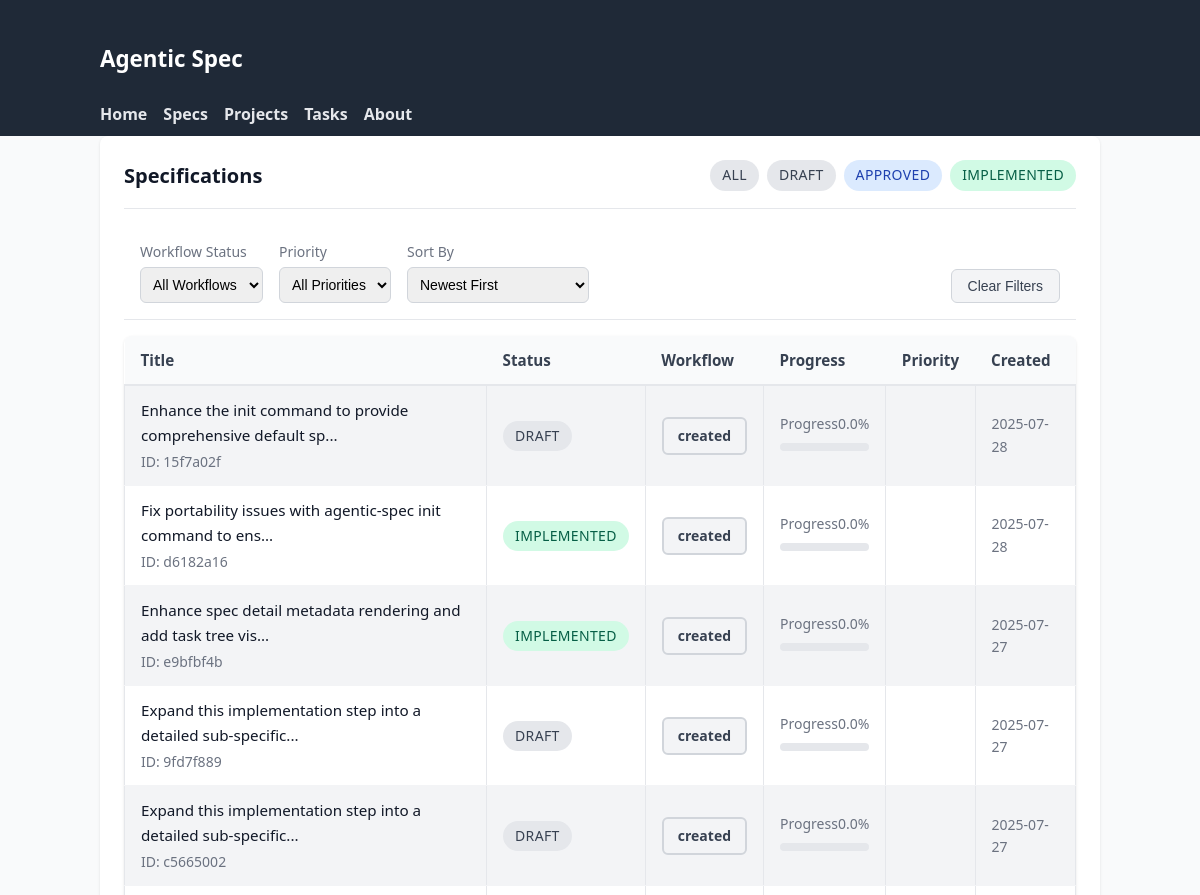
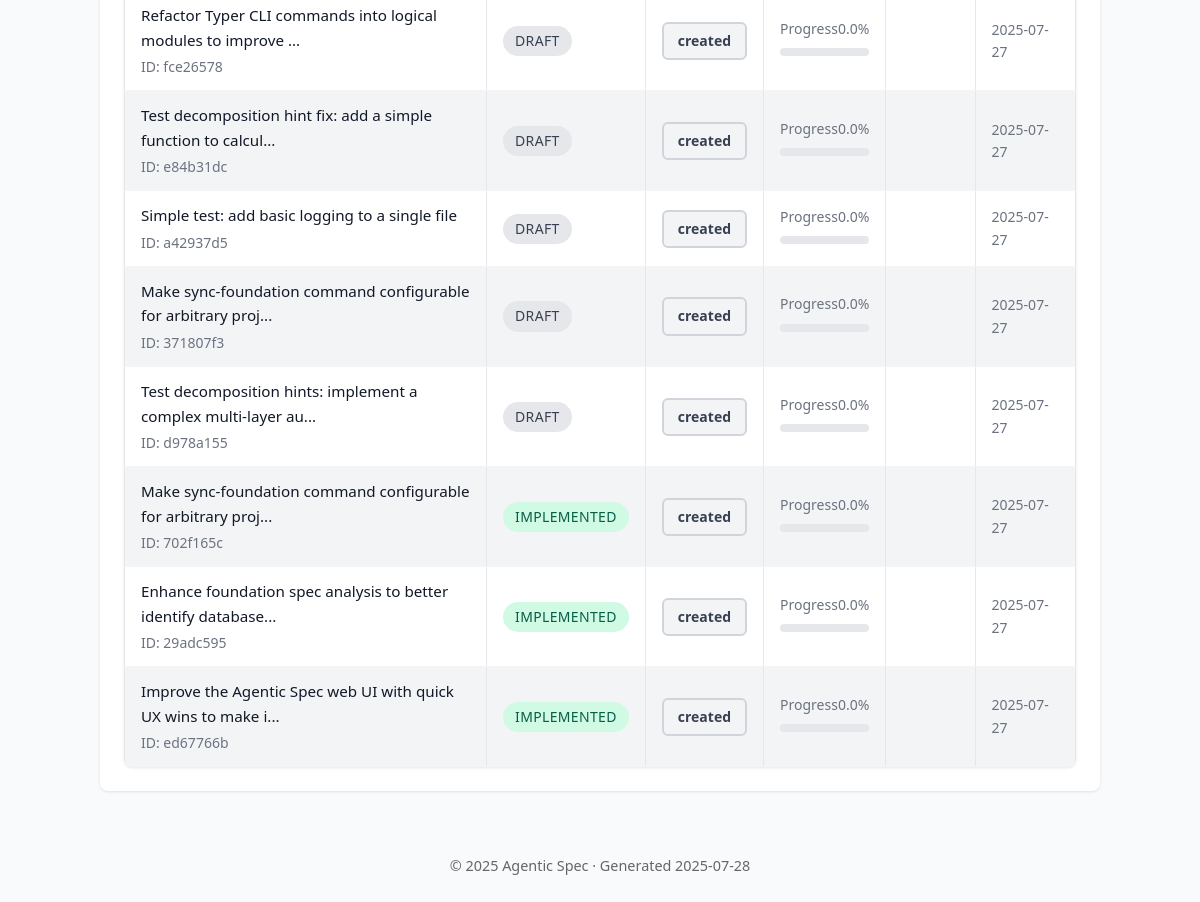
/specs, run on an earlier commit of the app's database (2 pictures, top to bottom).
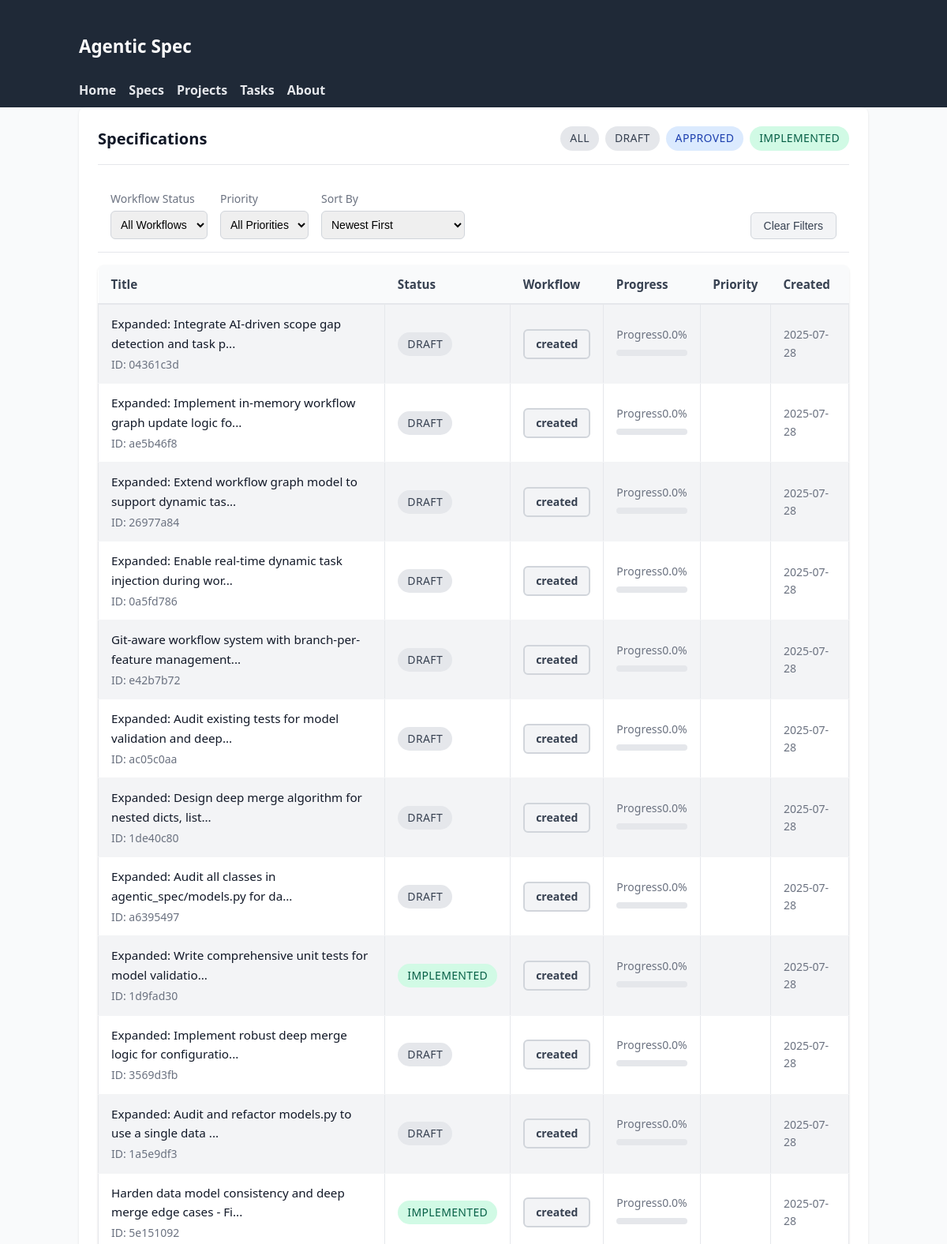
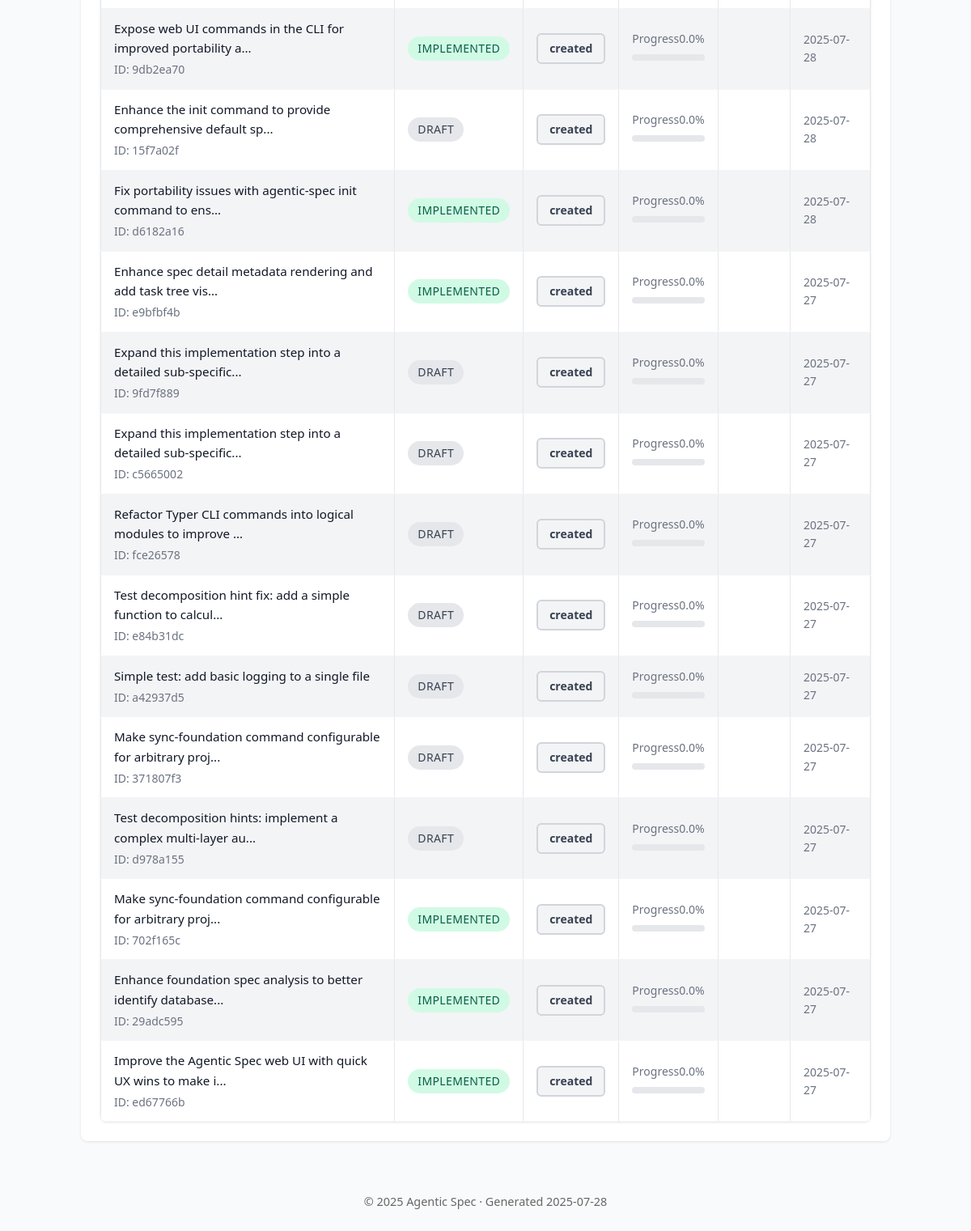
And on a later commit of the database (2 pictures, top to bottom).
### tables this page shows
CREATE TABLE specifications (
                id TEXT PRIMARY KEY,
                title TEXT NOT NULL,
                inherits TEXT DEFAULT '[]',
                created TIMESTAMP NOT NULL,
                updated TIMESTAMP NOT NULL,
                version TEXT NOT NULL,
                status TEXT NOT NULL,
                parent_spec_id TEXT,
                child_spec_ids TEXT DEFAULT '[]',
                context TEXT NOT NULL,
                requirements TEXT NOT NULL,
                review_notes TEXT DEFAULT '[]',
                context_parameters TEXT,
                -- Enhanced tracking fields
                workflow_status TEXT DEFAULT 'created',
                is_completed BOOLEAN DEFAULT FALSE,
                completed_at TIMESTAMP,
                last_accessed TIMESTAMP,
                completion_percentage REAL DEFAULT 0.0,
                priority INTEGER DEFAULT 5,
                -- Lifecycle timestamps
                reviewed_at TIMESTAMP,
                approved_at TIMESTAMP,
                implemented_at TIMESTAMP,
                -- Metadata tracking
                created_by TEXT DEFAULT 'system',
                last_updated_by TEXT DEFAULT 'system',
                tags TEXT DEFAULT '[]'
            );

### agentic_spec/web_ui.py (the view)
@app.get("/specs", response_class=HTMLResponse)
async def list_specifications(request: Request, status: str | None = None):
    async with await get_db_manager() as manager:
        if status:
            specs = await manager.backend.list_specifications()
            specs = [s for s in specs if s.status.value == status]
        else:
            specs = await manager.backend.list_specifications()
        ctx = base_context(request, title="Specifications")
        ctx.update({"specs": specs, "current_status": status})
        return templates.TemplateResponse("specs_list.html", ctx)

### agentic_spec/web_templates/specs_list.html (shortened to what this page needs)
{% extends 'base.html' %}
{% block content %}
<div class="card">
  <div class="card-header">
    <h2 class="card-title">Specifications{% if current_status %} – {{ current_status }}{% endif %}</h2>
    <div style="display: flex; gap: 0.5rem;">
      <a href="/specs" class="status-badge {% if not current_status %}draft{% endif %}" style="text-decoration: none;">All</a>
      <a href="/specs?status=draft" class="status-badge draft" style="text-decoration: none;">Draft</a>
      <a href="/specs?status=approved" class="status-badge approved" style="text-decoration: none;">Approved</a>
      <a href="/specs?status=implemented" class="status-badge implemented" style="text-decoration: none;">Implemented</a>
    </div>
  </div>
  <div style="display: flex; gap: 1rem; padding: 1rem; border-bottom: 1px solid #e5e7eb; flex-wrap: wrap;">
    <div>
      <label for="workflow-filter" style="display: block; font-size: 0.875rem; color: #6b7280; margin-bottom: 0.25rem;">Workflow Status</label>
      <select id="workflow-filter" style="padding: 0.5rem; border: 1px solid #d1d5db; border-radius: 0.375rem; font-size: 0.875rem;">
        <option value="">All Workflows</option>
      </select>
    </div>
    <div>
      <label for="priority-filter" style="display: block; font-size: 0.875rem; color: #6b7280; margin-bottom: 0.25rem;">Priority</label>
      <select id="priority-filter" style="padding: 0.5rem; border: 1px solid #d1d5db; border-radius: 0.375rem; font-size: 0.875rem;">
        <option value="">All Priorities</option>
      </select>
    </div>
    <div>
      <label for="sort-by" style="display: block; font-size: 0.875rem; color: #6b7280; margin-bottom: 0.25rem;">Sort By</label>
      <select id="sort-by" style="padding: 0.5rem; border: 1px solid #d1d5db; border-radius: 0.375rem; font-size: 0.875rem;">
        <option value="created-desc">Newest First</option>
      </select>
    </div>
    <div style="margin-left: auto; display: flex; align-items: flex-end;">
      <button id="clear-filters" style="padding: 0.5rem 1rem; background: #f3f4f6; color: #374151; border: 1px solid #d1d5db; border-radius: 0.375rem; font-size: 0.875rem; cursor: pointer;">Clear Filters</button>
    </div>
  </div>
  {% if specs %}
  <table>
    <thead>
      <tr>
        <th>Title</th>
        <th>Status</th>
        <th>Workflow</th>
        <th>Progress</th>
        <th>Priority</th>
        <th>Created</th>
      </tr>
    </thead>
    <tbody>
      {% for s in specs %}
      <tr>
        <td>
          <a href="/specs/{{ s.id }}">{{ s.title[:60] }}{% if s.title|length > 60 %}...{% endif %}</a>
          <div class="card-subtitle">ID: {{ s.id }}</div>
        </td>
        <td>
          <span class="status-badge {{ s.status.value }}">{{ s.status.value }}</span>
        </td>
        <td>
          <span class="workflow-badge {{ s.workflow_status.value }}">{{ s.workflow_status.value }}</span>
        </td>
        <td>
          <div class="progress-label">
            <span>Progress</span>
            <span>{{ s.completion_percentage }}%</span>
          </div>
          <div class="progress-bar">
          </div>
        </td>
        <td>
          {% if s.priority %}
          <span class="priority-indicator priority-{{ s.priority.value }}"></span>
          {% else %}
          <span style="color: #9ca3af;">-</span>
          {% endif %}
        </td>
        <td style="font-size: 0.875rem; color: #6b7280;">
          {{ s.created.strftime('%Y-%m-%d') }}
        </td>
      </tr>
      {% endfor %}
    </tbody>
  </table>
  {% else %}
  <p style="color: #6b7280; text-align: center; padding: 3rem 0;">
    No specifications found{% if current_status %} with status "{{ current_status }}"{% endif %}.
  </p>
  {% endif %}
</div>
{% endblock %}

What changed in the data, as far as the page shows it:
added specifications: title "Expanded: Integrate AI-driven scope gap detection and task p", id "04361c3d", status.value "DRAFT", workflow_status.value "created", completion_percentage "0.0", created "2025-07-28"
added specifications: title "Expanded: Implement in-memory workflow graph update logic fo", id "ae5b46f8", status.value "DRAFT", workflow_status.value "created", completion_percentage "0.0", created "2025-07-28"
added specifications: title "Expanded: Extend workflow graph model to support dynamic tas", id "26977a84", status.value "DRAFT", workflow_status.value "created", completion_percentage "0.0", created "2025-07-28"
added specifications: title "Expanded: Enable real-time dynamic task injection during wor", id "0a5fd786", status.value "DRAFT", workflow_status.value "created", completion_percentage "0.0", created "2025-07-28"
added specifications: title "Git-aware workflow system with branch-per-feature management", id "e42b7b72", status.value "DRAFT", workflow_status.value "created", completion_percentage "0.0", created "2025-07-28"
added specifications: title "Expanded: Audit existing tests for model validation and deep", id "ac05c0aa", status.value "DRAFT", workflow_status.value "created", completion_percentage "0.0", created "2025-07-28"
added specifications: title "Expanded: Design deep merge algorithm for nested dicts, list", id "1de40c80", status.value "DRAFT", workflow_status.value "created", completion_percentage "0.0", created "2025-07-28"
added specifications: title "Expanded: Audit all classes in agentic_spec/models.py for da", id "a6395497", status.value "DRAFT", workflow_status.value "created", completion_percentage "0.0", created "2025-07-28"
added specifications: title "Expanded: Write comprehensive unit tests for model validatio", id "1d9fad30", status.value "IMPLEMENTED", workflow_status.value "created", completion_percentage "0.0", created "2025-07-28"
added specifications: title "Expanded: Implement robust deep merge logic for configuratio", id "3569d3fb", status.value "DRAFT", workflow_status.value "created", completion_percentage "0.0", created "2025-07-28"
added specifications: title "Expanded: Audit and refactor models.py to use a single data", id "1a5e9df3", status.value "DRAFT", workflow_status.value "created", completion_percentage "0.0", created "2025-07-28"
added specifications: title "Harden data model consistency and deep merge edge cases - Fi", id "5e151092", status.value "IMPLEMENTED", workflow_status.value "created", completion_percentage "0.0", created "2025-07-28"
added specifications: title "Expose web UI commands in the CLI for improved portability a", id "9db2ea70", status.value "IMPLEMENTED", workflow_status.value "created", completion_percentage "0.0", created "2025-07-28"
